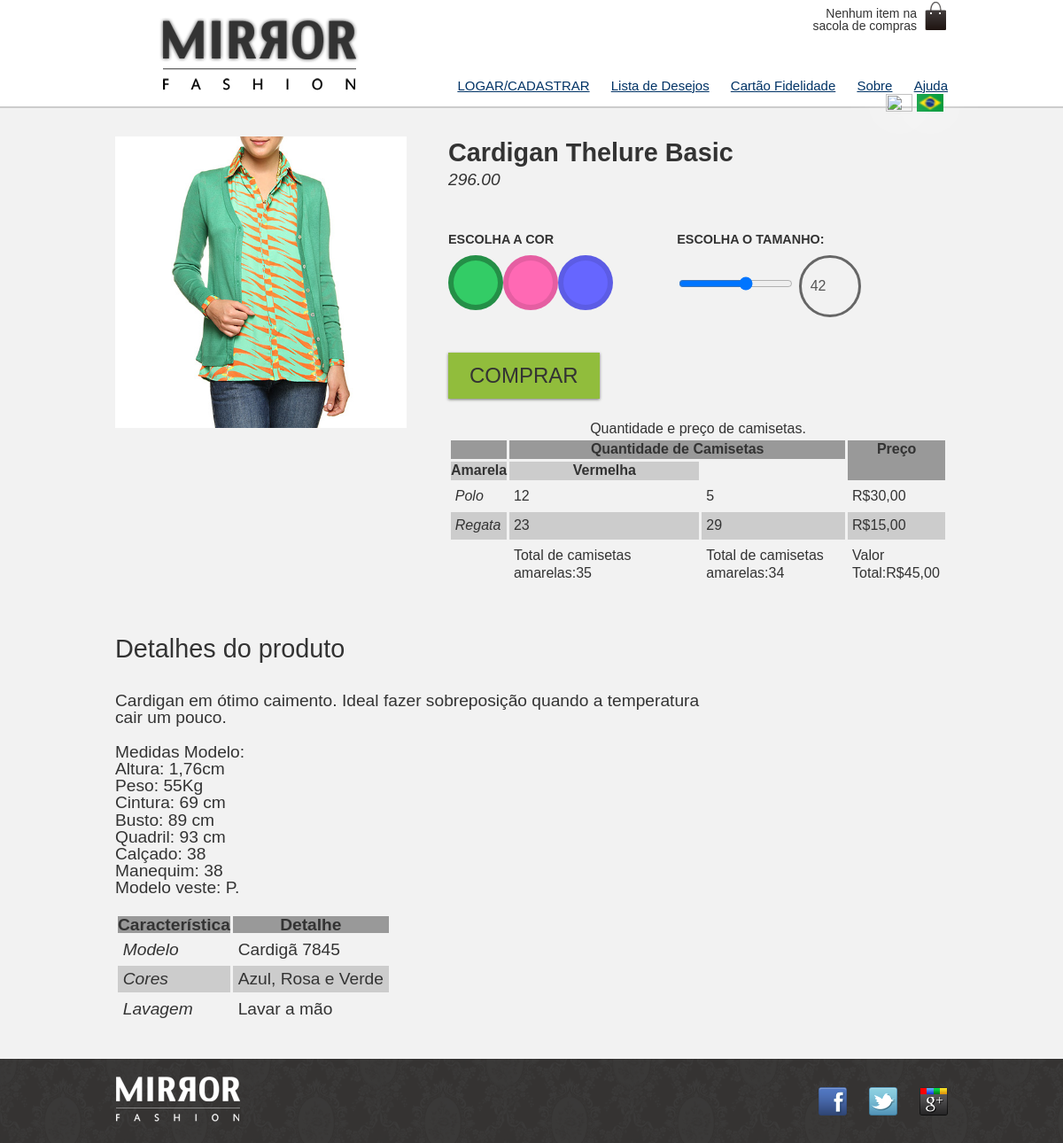
The app's page /produto.php?id=3 with its own data.
### tables this page shows
CREATE TABLE `produtos` (
  `id` int(11) NOT NULL,
  `nome` varchar(255) DEFAULT NULL,
  `preco` decimal(10,2) DEFAULT NULL,
  `descricao` text DEFAULT NULL,
  `type` varchar(20) NOT NULL,
  `data` date DEFAULT NULL,
  `vendas` int(11) DEFAULT NULL
);

### produto.php (the view, shortened to what this page needs)
<?php
$conexao = mysqli_connect("127.0.0.1","root","","wd43");
$dados = mysqli_query($conexao,"SELECT * FROM produtos WHERE id=".$_GET['id']);
$produtos = mysqli_fetch_array($dados);
$cabecalho_css='<link rel="stylesheet" type="text/css" href="css/produto.css">';
include("cabecalho.php");
?>
<div class="produto-back">
<div class="container">
<div class="produto">
<h1><?= $produtos['nome']?></h1>
<p><?= $produtos['preco']?></p>
<form action="checkout.php" method="POST">
<fieldset class="cores">
<legend>Escolha a cor</legend>
<label for="verde" >
<img src="img/produtos/foto<?= $produtos['id']?>-verde.png" alt="Produto na cor verde">
</label>
</fieldset>
<fieldset class="tamanhos">
<legend>Escolha o Tamanho:</legend>
<input type="range" min="36" max="46" step="2" name="tamanho" id="tamanho">
<output	for="tamanho" name="valortamanho" id="valortamanho">42 </output>
</fieldset>
<input type="submit" class="comprar" value="Comprar">
</form>
<table>
<caption>Quantidade e preço de camisetas.</caption>
<colgroup>
<col width="10%">
<col width="40%">
<col width="30%">
<col width="20%">
</colgroup>
<thead>
<tr>
<th rowpan="2"></th>
<th colspan="2">Quantidade de Camisetas</th>
<th rowspan="2">Preço</th>
</tr>
<tr>
<th>Amarela</th>
<th>Vermelha</th>
</tr>
</thead>
<tfoot>
<tr>
<td>
<td>Total de camisetas amarelas:35</td>
<td>Total de camisetas amarelas:34</td>
<td>Valor Total:R$45,00</td>
</tr>
</tfoot>
<tbody>
<tr>
<td>Polo</td>
<td>12</td>
<td>5</td>
<td>R$30,00</td>
</tr>
<tr>
<td>Regata</td>
<td>23</td>
<td>29</td>
<td>R$15,00</td>
</tr>
</tbody>
</table>
</div>
<div class="detalhes">
<h2>Detalhes	do	produto</h2>
<p>
<?= $produtos['descricao']?>
</p>
<table>
<thead>
<tr>
<th>Característica</th>
<th>Detalhe</th>
</tr>
</thead>
<tbody>
<tr>
<td>Modelo</td>
<td>Cardigã 7845</td>
</tr>
<tr>
<td>Cores</td>
<td>Azul, Rosa e Verde</td>
</tr>
<tr>
<td>Lavagem</td>
<td>Lavar a mão</td>
</tr>
</tbody>
</table>
</div>
</div>
</div>
<?php
include("rodape.php")
?>
</body>
</html>

### css/estilos.css (style rules this page uses)
body { color: #333333; font-family: "PT Sans", sans-serif; }
.container { margin: 0 auto; width: 940px; }

### css/produto.css (style rules this page uses)
.tamanhos output { display: inline-block; height:44px; width:44px; line-height:44px; border:3px solid #666; border-radius:50%; color:#555; }
.cores label:after { content: ''; display: block; border: 6px solid rgba(0,0,0,0.1); border-radius: 50%; width: 50px; height: 50px; }
label[for=verde]:after { left:0; background-color:#33cc66; }
.cores label img { display: block; max-width: 100%; }
.cores input:checked + label:after { border:6px solid rgba(0,0,0,0.3); }
.cores { position: relative; padding-top: 80px; }
.cores legend { position:absolute; top:0; left:0; }
fieldset { display:table-column; border:0; }
.produto { color: #333; line-height: 1.3; margin-top: 2em;; }
.produto h1 { font-size:1.8em; font-weight:bold; }
.produto p { font-size:1.2em; font-style:italic; margin-bottom:1em; }
.produto legend { display:block; font:bold 0.9em/2.5 Arial; text-transform:uppercase; }
.comprar { background: #91bd3c; border:none; color:#333; font-size: 1.5em; text-transform:uppercase; box-shadow: 0 1px 3px #777; display:block; padding: 0.5em 1em; margin:1em 0; }
output { width: 60px; height: 60px; border-radius: 50%; border: 1px solid black; padding: 10px; }
@media (min-width:630px) { .produto { position:relative; padding-left:40%; } }
@media (min-width:630px) { .cores { position:static; padding:0; } }
@media (min-width:630px) { .cores legend { position:static; } }
@media (min-width:630px) { .cores label img { position: absolute; top: 0; left: 0; max-width: 35%; max-height: 100%; } }
@media (min-width:630px) { .cores label:after { position: static; float: left; } }
@media (min-width:630px) { fieldset { display:inline-block; vertical-align:top; margin:1em 0; min-width:200px; width:45%; } }
.detalhes { padding:2em 0; }
.detalhes h2 { font-size:1.5em; line-height:2; }
.detalhes p { margin:1em 0; font-size:1em; max-width:36em; }
@media (min-width:500px) { .detalhes { font-size:1.2em; } }
table { border-spacing:0.2em; border-collapse:separate; }
thead { background-color:#999; }
thead th { font-weight:bold; padding:0.3 1em; text-align:center; }
td { padding:0.3em; }
tr:nth-child(2n) { background-color:#ccc; }
td:first-child { font-style:italic; }
.produto-back { background-color:#f2f2f2; margin-top:1em; border-top:2px solid #ccc; }

### css/mobile.css (style rules this page uses)
.container { width: 96%; }
.produto-back { background-color:#f2f2f2; margin-top:1em; border-top:2px solid #ccc; }
.cores label img { border:2px solid #ccc; }

### records on screen
produtos: nome "Cardigan Thelure Basic", preco "296.00", descricao "Cardigan em ótimo caimento. Ideal fazer sobreposição quando a temperatura cair um pouco. Medidas Modelo: Altura: 1,76cm Peso: 55Kg Cintura: 69 cm Busto: 89 cm Quadril: 93 cm Calçado: 38 Manequim: 38 Modelo veste: P."
